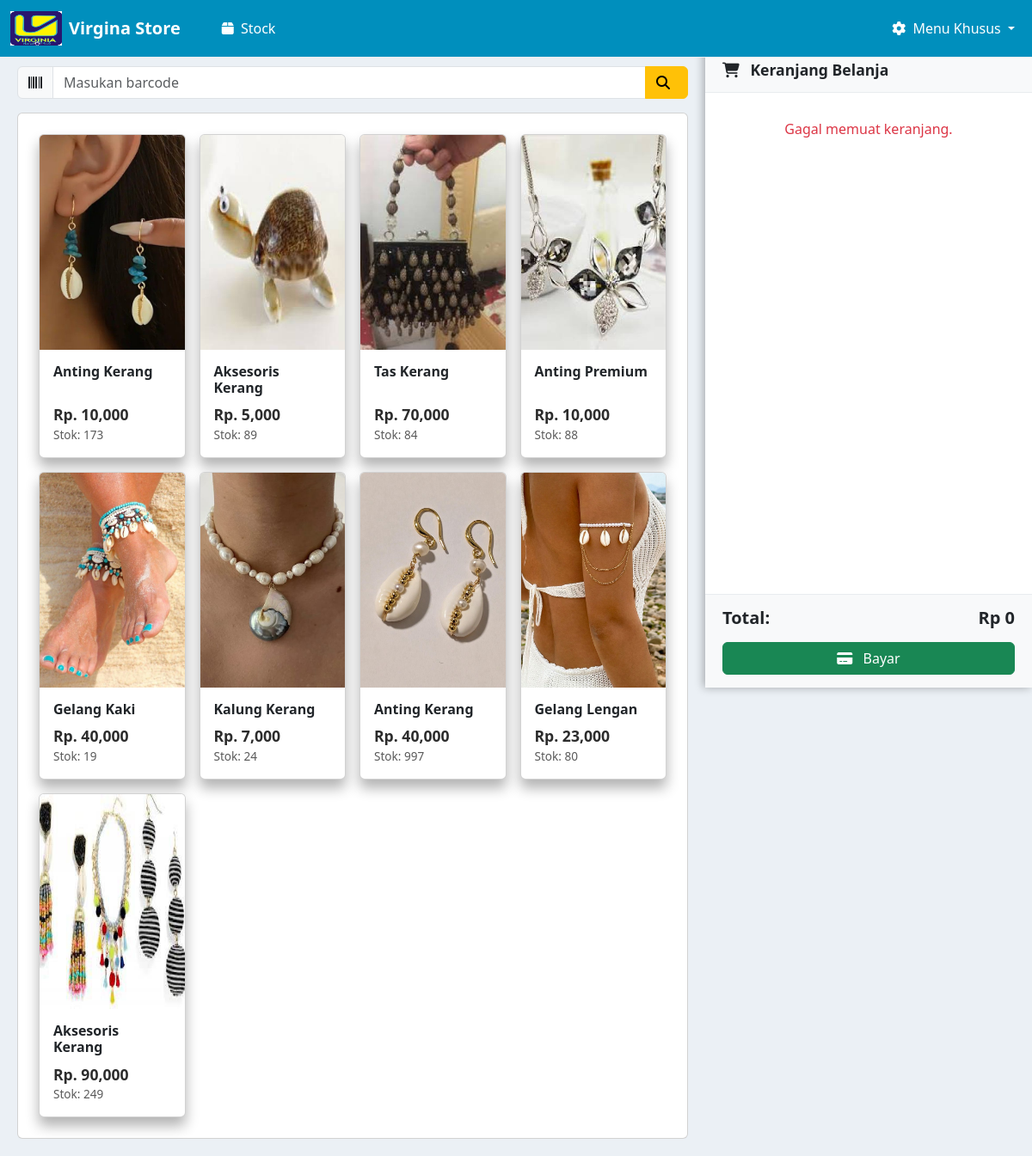
/kasir/ (signed in), run on an earlier commit of the app's database.
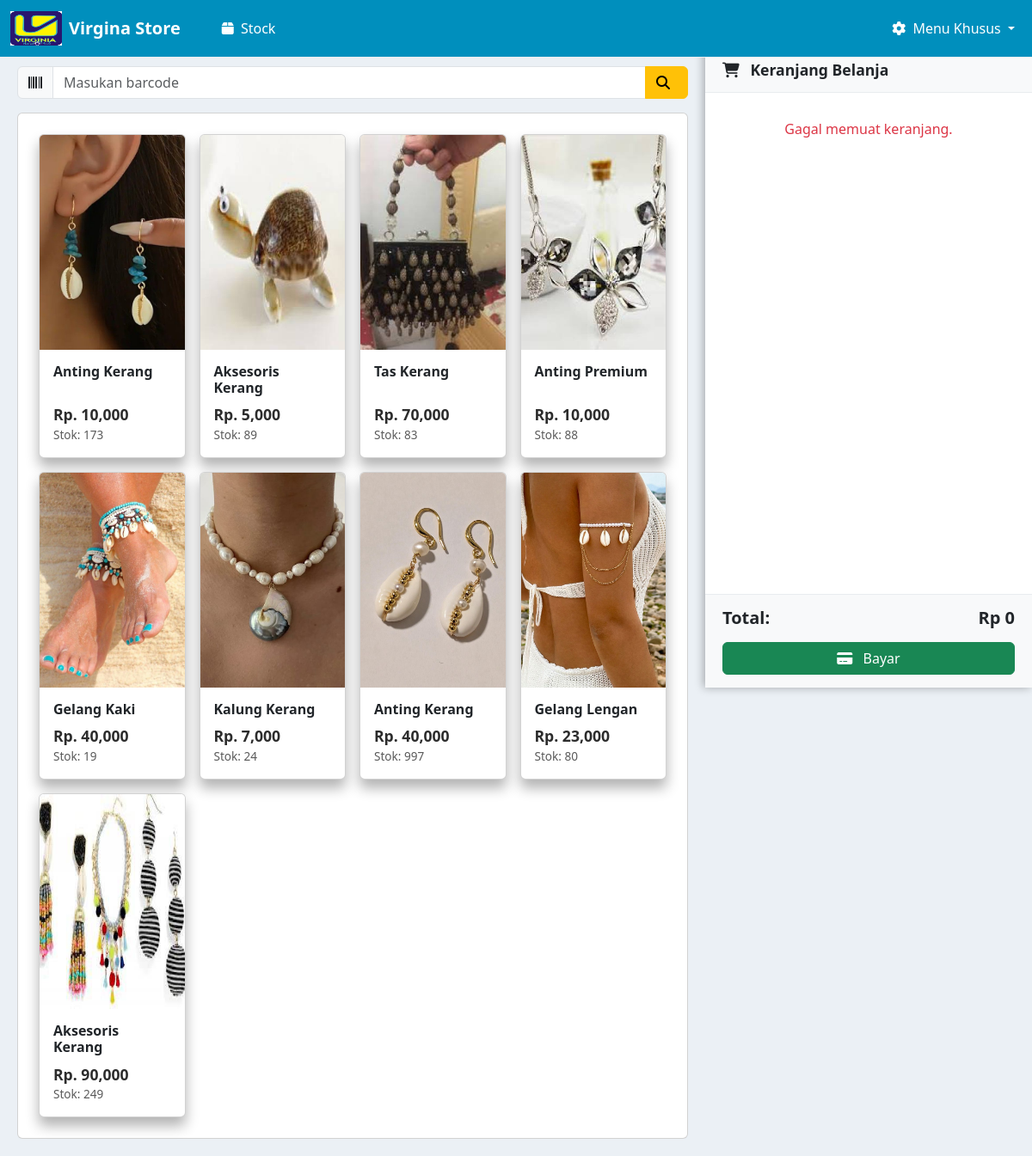
And on a later commit of the database.
### kasir/models.py (models this page shows, shortened)
class Produk(models.Model):
    nama_barang = models.CharField(max_length=100)
    barcode = models.CharField(max_length=50, unique=True)
    harga_barang = models.DecimalField(max_digits=12, decimal_places=2)
    stok = models.PositiveIntegerField()
    gambar = models.ImageField(upload_to='gambar_produk/', blank=True, null=True)

### kasir/views.py (the view, shortened to what this page needs)
# urls.py: path('', views.halaman_kasir, name='halaman_kasir'),
@login_required(login_url='login')
@no_cache
def halaman_kasir(request):
    produk = Produk.objects.all()
    transaksi_id = request.session.get('current_transaksi_id')
    return render(request, 'home.html', {'produk': produk})

### kasir/templates/home.html (shortened to what this page needs)
{% extends "base.html" %}
{% load static %}
{% load humanize %}
{% block content %}
<div class="main-container">
  <div class="content-area">
        <div class="input-group mb-3">
          <span class="input-group-text"><i class="fas fa-barcode"></i></span>
          <input type="text" id="barcodeInput" class="form-control" placeholder="Masukan barcode" onkeypress="if(event.key === 'Enter'){cariProdukByBarcode()}">
          <button class="btn btn-warning" onclick="cariProdukByBarcode()">
            <i class="fas fa-search me-2"></i>
          </button>
        </div>
    <div id="cardMode">
      <div class="card p-4">
      <div class="row g-3">
        {% for item in produk %}
        <div class="col-6 col-md-4 col-lg-3">
          <div class="card product-card" onclick="bukaDetail('{{ item.id }}', '{{ item.nama_barang }}', '{{ item.harga_barang }}', '{{ item.stok }}', '{{ item.gambar.url }}')">
            <img src="{{ item.gambar.url }}" class="card-img-top" style="height:250px; object-fit:cover;" alt="{{ item.nama_barang }}">
            <div class="card-body">
              <h6 class="card-title">{{ item.nama_barang }}</h6>
              <div>
                <p class="price" id="hitam">Rp. {{ item.harga_barang|floatformat:0|intcomma }}</p>
                <p class="stock">Stok: <span id="stok-{{ item.id }}">{{ item.stok|floatformat:0|intcomma }}</span></p>
              </div>
            </div>
          </div>
        </div>
        {% endfor %}
      </div>
    </div>
    </div>
  </div>
  <div class="cart-sidebar">
    <div class="cart-header">
      <h5><i class="fas fa-shopping-cart me-2"></i> Keranjang Belanja</h5>
    </div>
    <div class="cart-items" id="cartItems" style="margin-top: 20px;">
    </div>
    <div class="cart-footer">
      <div class="cart-total d-flex justify-content-between align-items-center">
        <h5>Total:</h5>
        <h5 id="totalBayar">Rp 0</h5>
      </div>
      <div class="cart-action mt-3">
        <a href="{% url 'halaman_bayar' %}" class="btn btn-success w-100"><i class="fas fa-credit-card me-2"></i> Bayar</a>
      </div>
    </div>
  </div>
</div>
{% endblock %}

What changed in the data, as far as the page shows it:
changed Produk "Tas Kerang": stok "84" → "83"
